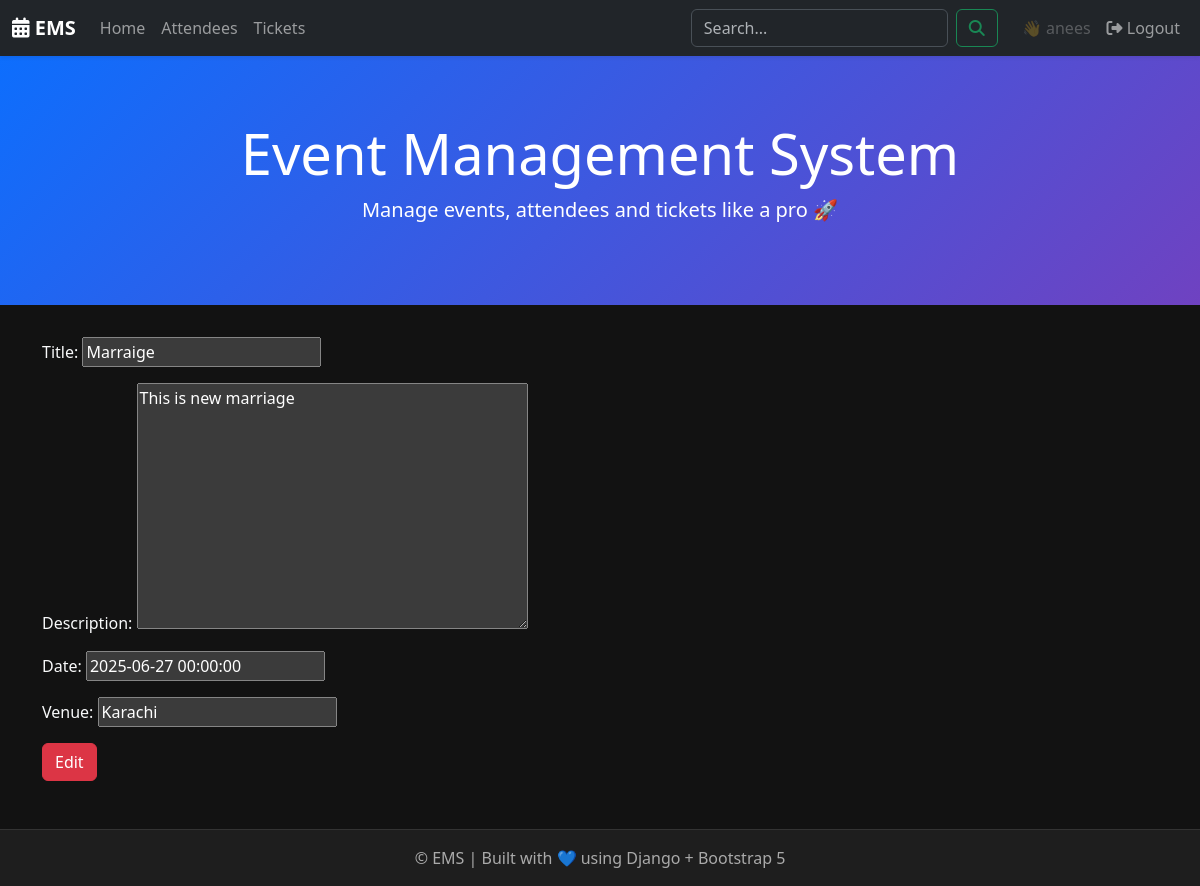
The app's page /event/edit/8/ (signed in) with its own data.
### aneesapp/models.py (models this page shows, shortened)
class Event(models.Model):
   title=models.CharField(max_length=100)
   description= models.TextField()
   date = models.DateTimeField(default=timezone.now)
   venue=models.CharField(max_length=200)
   created_at=models.DateTimeField(auto_now_add=True)

### aneesapp/views.py (the view)
# urls.py: path('event/edit/<int:event_id>/', views.edit_event, name='edit_event'),
@login_required
def edit_event(request, event_id):
    event = get_object_or_404(Event, pk=event_id)
    if request.method == 'POST':
        form = Eventform(request.POST, request.FILES, instance=event)
        if form.is_valid():
            form.save()
            return redirect('event_form')
    else:
        form = Eventform(instance=event)
    return render(request, 'edit_event.html', {'form': form})

### aneesapp/forms.py
class Eventform(forms.ModelForm):
    class Meta:
        model=Event
        fields= ['title','description','date','venue']

### aneesapp/templates/edit_event.html (shortened to what this page needs)
{% extends "layout.html" %}
{% block content %}
<form method="post">
  {{ form.as_p }}
  <button class="btn btn-danger" type="submit">Edit </button>
</form>
{% endblock %}

### templates/layout.html (shortened to what this page needs)
{% load static %}
<!DOCTYPE html>
<html lang="en" data-bs-theme="dark">
<head>
  <link href="https://cdn.jsdelivr.net/npm/bootstrap@5.3.7/dist/css/bootstrap.min.css" rel="stylesheet">
  <link rel="stylesheet" href="https://cdnjs.cloudflare.com/ajax/libs/font-awesome/6.5.0/css/all.min.css" />
</head>
<body>
<nav class="navbar navbar-expand-lg navbar-dark bg-dark sticky-top shadow-sm">
  <div class="container-fluid">
    <a class="navbar-brand fw-bold" href="{% url 'event_form' %}"><i class="fa-solid fa-calendar-days"></i> EMS</a>
    <div class="collapse navbar-collapse" id="navbarNav">
      <ul class="navbar-nav me-auto mb-2 mb-lg-0">
        <li class="nav-item"><a class="nav-link" href="{% url 'event_form' %}">Home</a></li>
        <li class="nav-item"><a class="nav-link" href="{% url 'all_attendees' %}">Attendees</a></li>
        <li class="nav-item"><a class="nav-link" href="{% url 'event_tickets' %}">Tickets</a></li>
      </ul>
      <form class="d-flex me-3" role="search" method="get" action="{% url 'search_results' %}">
        <input class="form-control me-2" type="search" placeholder="Search..." name="q" aria-label="Search">
        <button class="btn btn-outline-success" type="submit"><i class="fa fa-search"></i></button>
      </form>
      <ul class="navbar-nav mb-2 mb-lg-0">
        {% if user.is_authenticated %}
          <li class="nav-item"><a class="nav-link disabled">👋 {{ user.username }}</a></li>
          <li class="nav-item"><a class="nav-link" href="{% url 'logout' %}"><i class="fas fa-sign-out-alt"></i> Logout</a></li>
        {% else %}
          <li class="nav-item"><a class="nav-link" href="{% url 'login' %}"><i class="fas fa-sign-in-alt"></i> Login</a></li>
          <li class="nav-item"><a class="nav-link" href="{% url 'signup' %}"><i class="fas fa-user-plus"></i> Sign Up</a></li>
        {% endif %}
      </ul>
    </div>
  </div>
</nav>
<div class="header">
  <h1 class="display-4">Event Management System</h1>
  <p class="lead">Manage events, attendees and tickets like a pro 🚀</p>
</div>
<div class="container">
  {% block content %}{% endblock %}
</div>
<footer>
  &copy; {{ now|date:"Y" }} EMS | Built with 💙 using Django + Bootstrap 5
</footer>
</body>
</html>

### templates/layout.html (style rules this page uses)
body { background-color: #121212; color: #f8f9fa; }
.header { padding: 4rem 1rem; background: linear-gradient(135deg, #0d6efd, #6f42c1); color: white; text-align: center; margin-bottom: 2rem; }
footer { margin-top: 3rem; padding: 1rem; background-color: #1e1e1e; color: #aaa; text-align: center; border-top: 1px solid #333; }

### records on screen
Event: title "Marraige", description "This is new marriage", date "2025-06-27 00:00:00", venue "Karachi"

### other values on screen
{{ user.username }} "anees"
